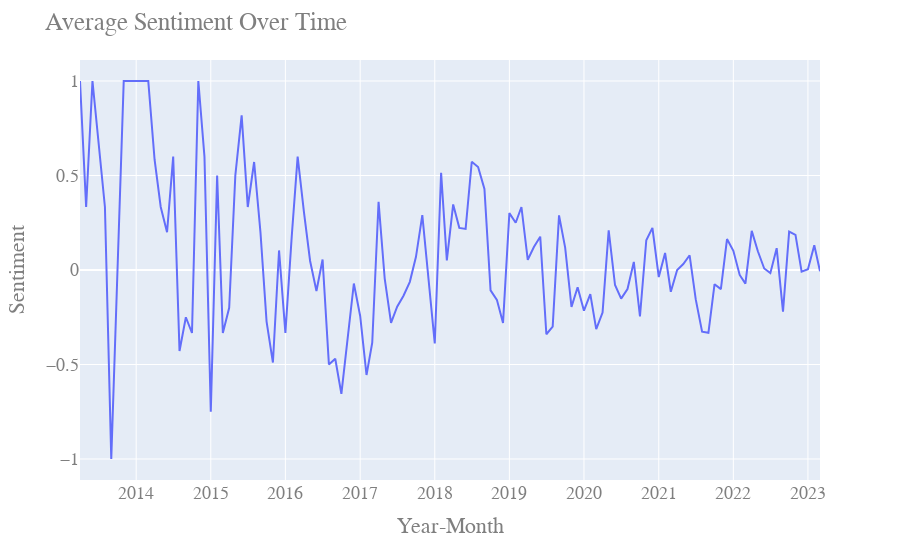

Here is the notebook cell this chart was saved with:
### Code cell
# show line chart averaged over all countries
avg_sentiment = raw_df[raw_df['date'].notna()]
avg_sentiment = avg_sentiment[avg_sentiment['date'] != 'CZ'] # invalid value

# get the month from the date
for i, row in avg_sentiment.iterrows():
    date = row['date']
    avg_sentiment.at[i, 'year-month'] = '-'.join(date.split('-')[:2])

    # only use the first model for now
    label = json.loads(row['sentiment'])[0]['label']
    avg_sentiment.at[i, 'sentiment_0'] = 1 if label == 'POSITIVE' else -1

# get average for each country
avg_sentiment = avg_sentiment.groupby(['year-month']).mean().reset_index()

# sort by year
avg_sentiment = avg_sentiment.sort_values(by=['year-month'])

# plot
fig = px.line(avg_sentiment, x="year-month", y="sentiment_0")
fig.update_layout(
    title="Average Sentiment Over Time",
    xaxis_title="Year-Month",
    yaxis_title="Sentiment",
    legend_title="Sentiment",
    font=dict(
        family="Courier New, monospace",
        size=18,
        color="#7f7f7f"
    )
)
fig.show()

### Figure 1 — Plotly figure (JSON) as saved in the notebook; plotly's stock layout.template omitted (floating-point values rounded to 4 significant figures)
{"data": [{"hovertemplate": "year-month=%{x}<br>sentiment_0=%{y}<extra></extra>", "legendgroup": "", "line": {"color": "#636efa", "dash": "solid"}, "marker": {"symbol": "circle"}, "mode": "lines", "name": "", "orientation": "v", "showlegend": false, "type": "scatter", "x": ["2013-04", "2013-05", "2013-06", "2013-08", "2013-09", "2013-11", "2013-12", "2014-01", "2014-02", "2014-03", "2014-04", "2014-05", "2014-06", "2014-07", "2014-08", "2014-09", "2014-10", "2014-11", "2014-12", "2015-01", "2015-02", "2015-03", "2015-04", "2015-05", "2015-06", "2015-07", "2015-08", "2015-09", "2015-10", "2015-11", "2015-12", "2016-01", "2016-02", "2016-03", "2016-04", "2016-05", "2016-06", "2016-07", "2016-08", "2016-09", "2016-10", "2016-11", "2016-12", "2017-01", "2017-02", "2017-03", "2017-04", "2017-05", "2017-06", "2017-07", "2017-08", "2017-09", "2017-10", "2017-11", "2017-12", "2018-01", "2018-02", "2018-03", "2018-04", "2018-05", "2018-06", "2018-07", "2018-08", "2018-09", "2018-10", "2018-11", "2018-12", "2019-01", "2019-02", "2019-03", "2019-04", "2019-05", "2019-06", "2019-07", "2019-08", "2019-09", "2019-10", "2019-11", "2019-12", "2020-01", "2020-02", "2020-03", "2020-04", "2020-05", "2020-06", "2020-07", "2020-08", "2020-09", "2020-10", "2020-11", "2020-12", "2021-01", "2021-02", "2021-03", "2021-04", "2021-05", "2021-06", "2021-07", "2021-08", "2021-09", "2021-10", "2021-11", "2021-12", "2022-01", "2022-02", "2022-03", "2022-04", "2022-05", "2022-06", "2022-07", "2022-08", "2022-09", "2022-10", "2022-11", "2022-12", "2023-01", "2023-02", "2023-03"], "xaxis": "x", "y": [1, 0.3333, 1, 0.3333, -1, 1, 1, 1, 1, 1, 0.5833, 0.3333, 0.2, 0.6, -0.4286, -0.25, -0.3333, 1, 0.6, -0.75, 0.5, -0.3333, -0.2, 0.5, 0.8182, 0.3333, 0.5714, 0.2, -0.2727, -0.4897, 0.1034, -0.3333, 0.1765, 0.6, 0.3043, 0.04762, -0.1111, 0.05556, -0.5, -0.4694, -0.6552, -0.3636, -0.07143, -0.2432, -0.5556, -0.3846, 0.3608, -0.04545, -0.28, -0.1944, -0.1358, -0.0625, 0.06977, 0.2903, -0.05, -0.3889, 0.5143, 0.05085, 0.3469, 0.2229, 0.2174, 0.5726, 0.5447, 0.4286, -0.1074, -0.1579, -0.28, 0.3012, 0.25, 0.3333, 0.05405, 0.122, 0.1765, -0.34, -0.2998, 0.2893, 0.1186, -0.1951, -0.09091, -0.2154, -0.1273, -0.3125, -0.2254, 0.2096, -0.07937, -0.1512, -0.1005, 0.04242, -0.2461, 0.1576, 0.2226, -0.03704, 0.08995, -0.115, 0, 0.03191, 0.07792, -0.1554, -0.3262, -0.3322, -0.07534, -0.1012, 0.1636, 0.1014, -0.02609, -0.07216, 0.207, 0.09934, 0.007937, -0.01672, 0.1156, -0.2205, 0.2034, 0.186, -0.00885, 0.004027, 0.1311, -0.006646], "yaxis": "y"}], "layout": {"font": {"color": "#7f7f7f", "family": "Courier New, monospace", "size": 18}, "legend": {"title": {"text": "Sentiment"}, "tracegroupgap": 0}, "margin": {"t": 60}, "title": {"text": "Average Sentiment Over Time"}, "xaxis": {"anchor": "y", "domain": [0, 1], "title": {"text": "Year-Month"}}, "yaxis": {"anchor": "x", "domain": [0, 1], "title": {"text": "Sentiment"}}}}
